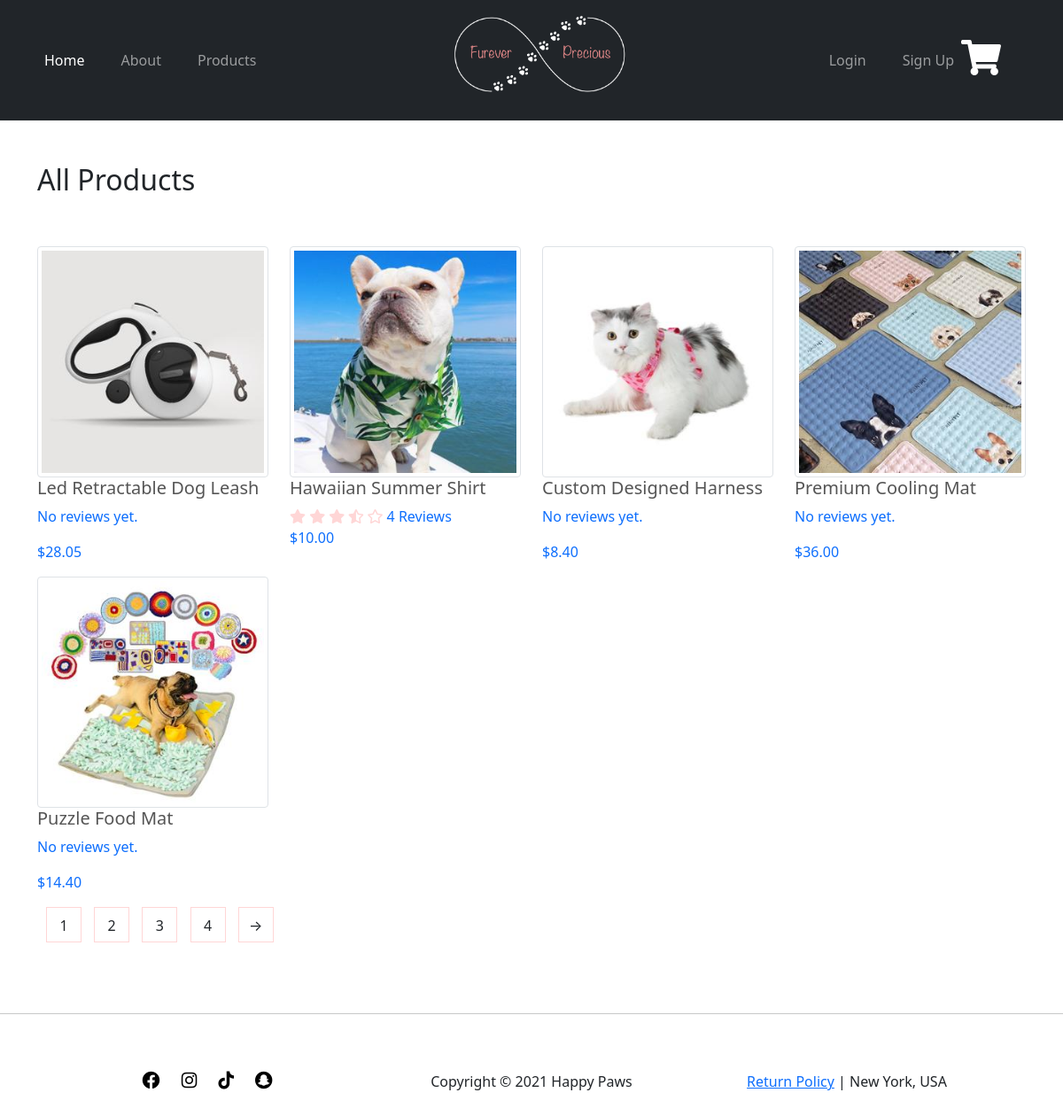
Page /products on the committed database.
### store/models.py (models this page shows, shortened)
class Product(models.Model):
    VARIANTS = (
        ('None', 'None'),
        ('Size', 'Size'),
        ('Color', 'Color'),
        ('Size-Color', 'Size-Color')
    )
    name = models.CharField(max_length=255)
    price = models.DecimalField(max_digits=6, decimal_places=2)
    keyword = models.CharField(max_length=255)
    date_added = models.DateTimeField(default=timezone.now)
    image = models.ImageField(upload_to='products')
    description = RichTextUploadingField()
    variant = models.CharField(max_length=10, choices=VARIANTS, default='None')
    def image_tag(self):
        return mark_safe(f'<img src="{self.image.url}" height="50">')
    image_tag.short_description = "Product Image"
    def review_average(self):
        rating_dic = Review.objects.filter(product=self).aggregate(average_rating=Avg('rating'))
        rating = rating_dic['average_rating']
        if rating:
            rating_list = []
            for i in range(1, 6):
                if rating > i:
                    rating_list.append("fas fa-star")
                elif rating >= (i - 0.5):
                    rating_list.append('fas fa-star-half-alt')
                else:
                    rating_list.append('far fa-star')
            return rating_list
        else:
            return None
    def review_count(self):
        return Review.objects.filter(product=self).count()

### store/views.py (the view)
# urls.py: path('products', views.products, name='products'),
def products(request):
    context = {
        'products': Product.objects.all()
    }
    return render(request, 'store/products.html', context)

### store/templates/store/products.html
{% extends "store/base.html" %}
{% load static %}
{% block content %}
    <div class="container">
        <div class="row my-5">
            <div class="col">
                <h2>All Products</h2>
            </div>
        </div>
        <div class="row products-link">
            {% for product in products %}
            <a href="{% url 'product' product.id %}" class="col-sm col-md-4 col-lg-3 products">
                    <img src="{{ product.image.url }}" class="img-thumbnail" alt="">
                    <h5>{{ product.name }}</h5>
                    {% if product.review_average %}
                        <div class="rating">
                            {% for rating in product.review_average %}
                                <i class="{{ rating }}" aria-hidden="true"></i>
                            {% endfor %}
                            {{ product.review_count }} Review{{ product.review_count|pluralize }}
                        </div>
                    {% else %}
                        <p>No reviews yet.</p>
                    {% endif %}
                    <p>${{ product.price }}</p>
            </a>
            {% endfor %}
        </div>
        <div class="page-btn">
            <span>1</span>
            <span>2</span>
            <span>3</span>
            <span>4</span>
            <span>&#8594;</span>
        </div>
    </div>
{% endblock content %}

### store/static/store/style.css (style rules this page uses)
.products { cursor: pointer; transition: transform 0.5s; }
.products h5 { color: #555; font-weight: normal; }
.rating i { color: #ffd6d6; }
.products-link a { text-decoration: none; }
.page-btn { margin: 0 auto 80px; }
.page-btn span { display: inline-block; border: 1px solid #ffd6d6; margin-left: 10px; width: 40px; height: 40px; text-align: center; line-height: 40px; cursor: pointer; }

### rows in the picture
Product: image (picture), name "Led Retractable Dog Leash", shows "No reviews yet.", price "28.05"
Product: image (picture), name "Hawaiian Summer Shirt", review_count "4", price "10.00"
Product: image (picture), name "Custom Designed Harness", shows "No reviews yet.", price "8.40"
Product: image (picture), name "Premium Cooling Mat", shows "No reviews yet.", price "36.00"
Product: image (picture), name "Puzzle Food Mat", shows "No reviews yet.", price "14.40"
